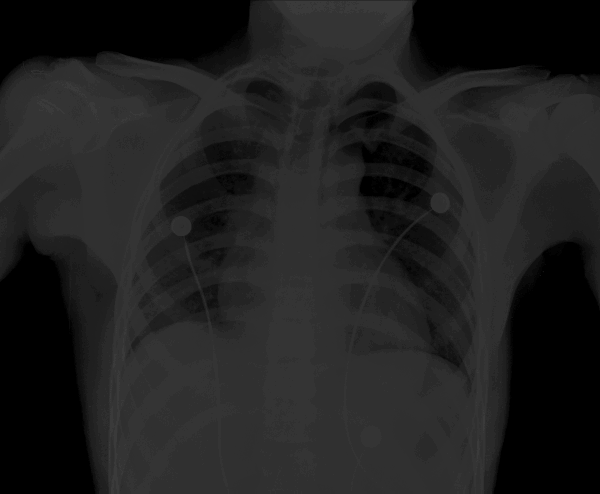
%> input picture Week 5/chestXray.tif, 600 x 494 px
$ octave ex4_06.m   (GNU Octave 9; MATLAB toolbox functions it lacks are replaced by stand-ins)
%> lines starting %> are read from the running program, lines starting %| are printed output that depends on the picture
### Week 5/paddedsize.m
function PQ = paddedsize(AB, CD, PARAM)
% PADDEDSIZE computs padded sizes useful for FFT-based filtering

if nargin == 1
    PQ = 2*AB;
elseif nargin == 2 & ~ischar(CD)
    PQ = AB + CD - 1;
    PQ = 2*ceil(PQ/2);
elseif nargin == 2
    m = max(AB);  % Maximum dimension

    % Find power-of-2 at least twice m.
    P = 2^nextpow2(2*m);
    PQ = [P, P];
elseif nargin == 3
    m = max([AB CD]); % Maximum dimension.
    P = 2^nextpow2(2*m);
    PQ = [P, P];
else
    error('Wrong number of inputs.')
end


### Week 5/dftuv.m
function [U, V] = dftuv(M, N)

u = 0:(M-1);
v = 0:(N-1);

idx = find(u > M/2);
u(idx) = u(idx) - M;
idy = find(v > N/2);
v(idy) = v(idy) - N;

[U, V] = meshgrid(v, u);

### Week 5/dftfilt.m
function g = dftfilt(f, H)

F = fft2(f, size(H, 1), size(H,2));
G = H.*F;

g = real(ifft2(G));
g = g(1:size(f,1), 1:size(f,2));

### Week 5/hpfilter.m
function H = hpfilter(type, M, N, D0, n)

if nargin == 4
    n = 1;
end

Hlp = lpfilter(type, M, N, D0, n);
H = 1 - Hlp;

### Week 5/lpfilter.m
function [H, D] = lpfilter(type, M, N, D0, n)

[U, V] = dftuv(M, N);

D = sqrt(U.^2 + V.^2);

switch type
    case 'ideal'
        H = double(D <= D0);
    case 'btw'
        if nargin == 4
            n = 1;
        end
        H = 1./(1 + (D./D0).^(2*n));
    case 'gaussian'
        H = exp(-(D.^2)./(2*(D0^2)));
    otherwise
        error('Unknown filter type');
end

### Week 5/ex4_06.m
clear all;
close all;

f = imread('chestXray.tif');
%> f is the input picture: size 494x600 uint8; min 0, max 58, mean 31.7
PQ = paddedsize(size(f));
%> PQ = [988 1200]
D0 = 0.1 * PQ(1);
%> D0 = 98.8
H1 = hpfilter('btw', PQ(1), PQ(2), D0);
g = dftfilt(double(f), H1);
%> in dftfilt, `g = real(ifft2(G));`:
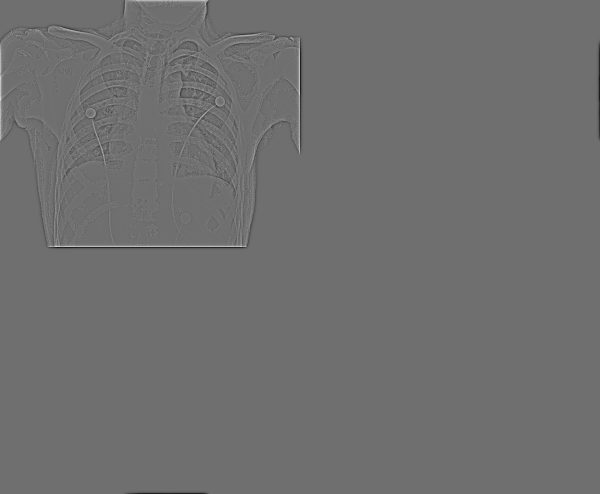
%> g: size 988x1200 double (shown at 1/2 size); min -19.56, max 25.04, mean 0; drawn with min black and max white
%> in dftfilt, `g = g(1:size(f,1), 1:size(f,2));`:
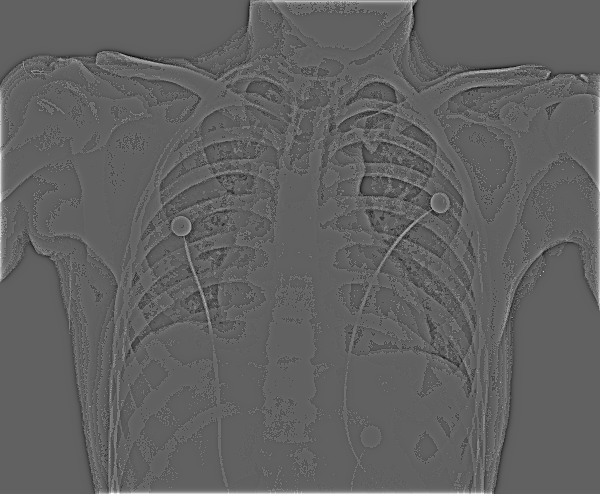
%> g: size 494x600 double; min -15.4, max 25.04, mean 0.1; drawn with min black and max white

figure(1);
subplot(1,2,1); imshow(f, []);
subplot(1,2,2); imshow(g, []);

figure(2);
mesh(fftshift(H1));
axis([0 1000 0 1000 0 1]);
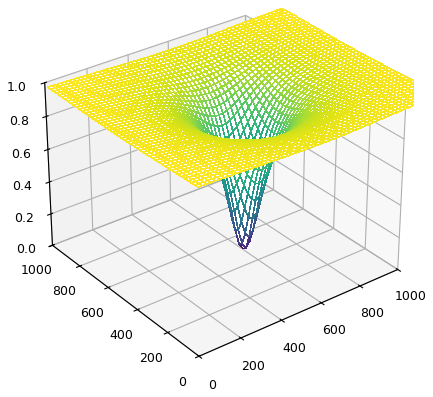
%> figure redrawn from the program's plot data

figure(3);
imshow(fftshift(H1));
